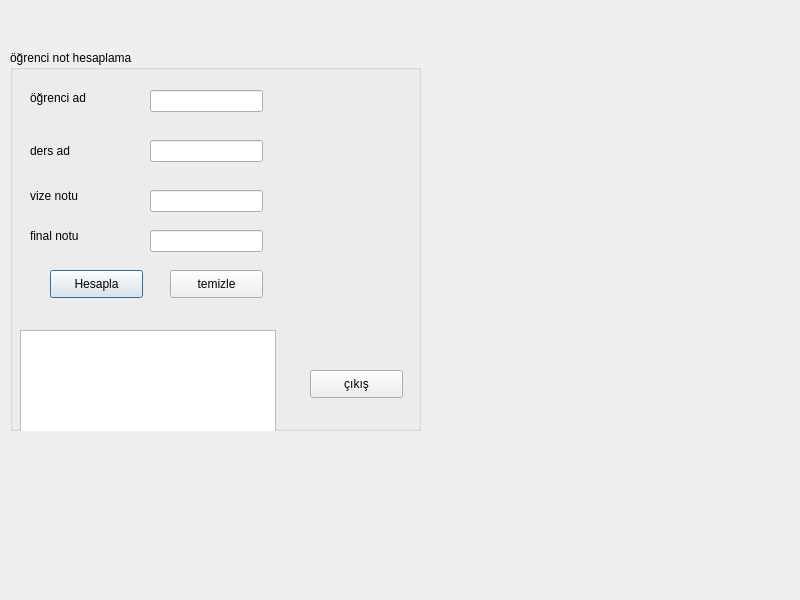
<?xml version="1.0" encoding="UTF-8"?>
<ui version="4.0">
 <class>Dialog</class>
 <widget class="QDialog" name="Dialog">
  <property name="geometry">
   <rect>
    <x>0</x>
    <y>0</y>
    <width>800</width>
    <height>600</height>
   </rect>
  </property>
  <property name="windowTitle">
   <string>Dialog</string>
  </property>
  <widget class="QGroupBox" name="edtDers">
   <property name="geometry">
    <rect>
     <x>10</x>
     <y>50</y>
     <width>411</width>
     <height>381</height>
    </rect>
   </property>
   <property name="title">
    <string>öğrenci not hesaplama</string>
   </property>
   <widget class="QTextBrowser" name="txt_sonuc">
    <property name="geometry">
     <rect>
      <x>10</x>
      <y>280</y>
      <width>256</width>
      <height>192</height>
     </rect>
    </property>
   </widget>
   <widget class="QLabel" name="label">
    <property name="geometry">
     <rect>
      <x>20</x>
      <y>40</y>
      <width>71</width>
      <height>16</height>
     </rect>
    </property>
    <property name="text">
     <string>öğrenci ad</string>
    </property>
   </widget>
   <widget class="QLabel" name="label_2">
    <property name="geometry">
     <rect>
      <x>20</x>
      <y>90</y>
      <width>61</width>
      <height>21</height>
     </rect>
    </property>
    <property name="text">
     <string>ders ad</string>
    </property>
   </widget>
   <widget class="QLabel" name="label_3">
    <property name="geometry">
     <rect>
      <x>20</x>
      <y>130</y>
      <width>55</width>
      <height>31</height>
     </rect>
    </property>
    <property name="text">
     <string>vize notu</string>
    </property>
   </widget>
   <widget class="QLabel" name="label_4">
    <property name="geometry">
     <rect>
      <x>20</x>
      <y>160</y>
      <width>81</width>
      <height>51</height>
     </rect>
    </property>
    <property name="text">
     <string>final notu</string>
    </property>
   </widget>
   <widget class="QLineEdit" name="edtAd">
    <property name="geometry">
     <rect>
      <x>140</x>
      <y>40</y>
      <width>113</width>
      <height>22</height>
     </rect>
    </property>
   </widget>
   <widget class="QLineEdit" name="edtDers_2">
    <property name="geometry">
     <rect>
      <x>140</x>
      <y>90</y>
      <width>113</width>
      <height>22</height>
     </rect>
    </property>
   </widget>
   <widget class="QLineEdit" name="edtVize">
    <property name="geometry">
     <rect>
      <x>140</x>
      <y>140</y>
      <width>113</width>
      <height>22</height>
     </rect>
    </property>
   </widget>
   <widget class="QLineEdit" name="edtFinal">
    <property name="geometry">
     <rect>
      <x>140</x>
      <y>180</y>
      <width>113</width>
      <height>22</height>
     </rect>
    </property>
   </widget>
   <widget class="QPushButton" name="btnHesapla">
    <property name="geometry">
     <rect>
      <x>40</x>
      <y>220</y>
      <width>93</width>
      <height>28</height>
     </rect>
    </property>
    <property name="text">
     <string>Hesapla</string>
    </property>
   </widget>
   <widget class="QPushButton" name="btnTemizle">
    <property name="geometry">
     <rect>
      <x>160</x>
      <y>220</y>
      <width>93</width>
      <height>28</height>
     </rect>
    </property>
    <property name="text">
     <string>temizle</string>
    </property>
   </widget>
   <widget class="QPushButton" name="pushButton_3">
    <property name="geometry">
     <rect>
      <x>300</x>
      <y>320</y>
      <width>93</width>
      <height>28</height>
     </rect>
    </property>
    <property name="text">
     <string>çıkış</string>
    </property>
   </widget>
  </widget>
 </widget>
 <resources/>
 <connections>
  <connection>
   <sender>pushButton_3</sender>
   <signal>clicked()</signal>
   <receiver>Dialog</receiver>
   <slot>reject()</slot>
   <hints>
    <hint type="sourcelabel">
     <x>343</x>
     <y>384</y>
    </hint>
    <hint type="destinationlabel">
     <x>401</x>
     <y>582</y>
    </hint>
   </hints>
  </connection>
  <connection>
   <sender>btnTemizle</sender>
   <signal>clicked()</signal>
   <receiver>txt_sonuc</receiver>
   <slot>clear()</slot>
   <hints>
    <hint type="sourcelabel">
     <x>206</x>
     <y>284</y>
    </hint>
    <hint type="destinationlabel">
     <x>227</x>
     <y>348</y>
    </hint>
   </hints>
  </connection>
 </connections>
</ui>
